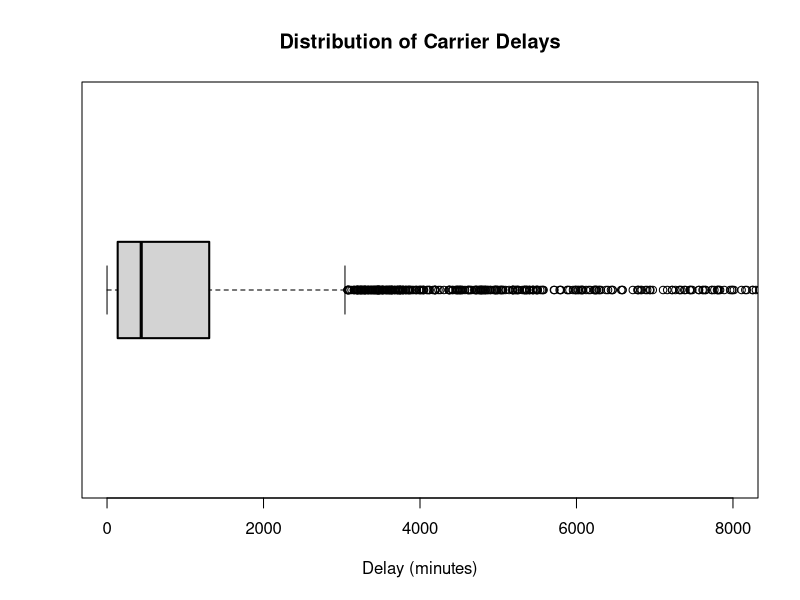
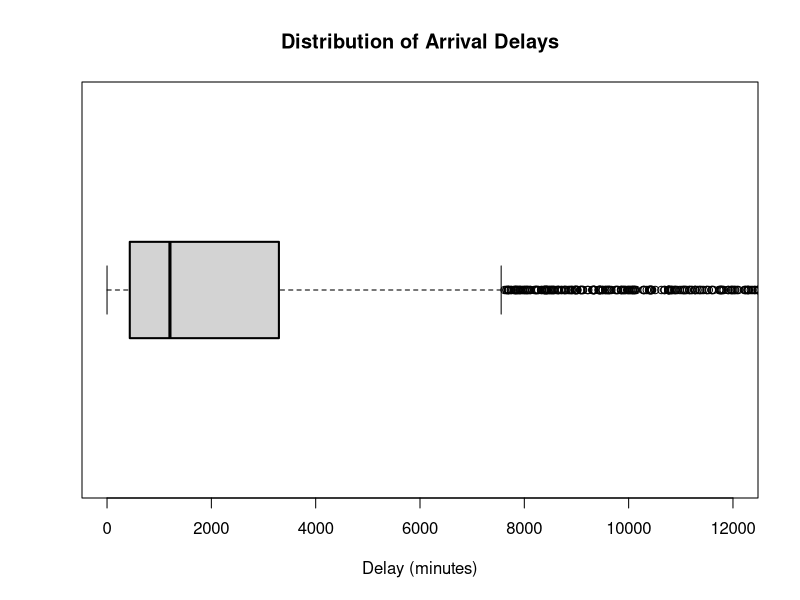
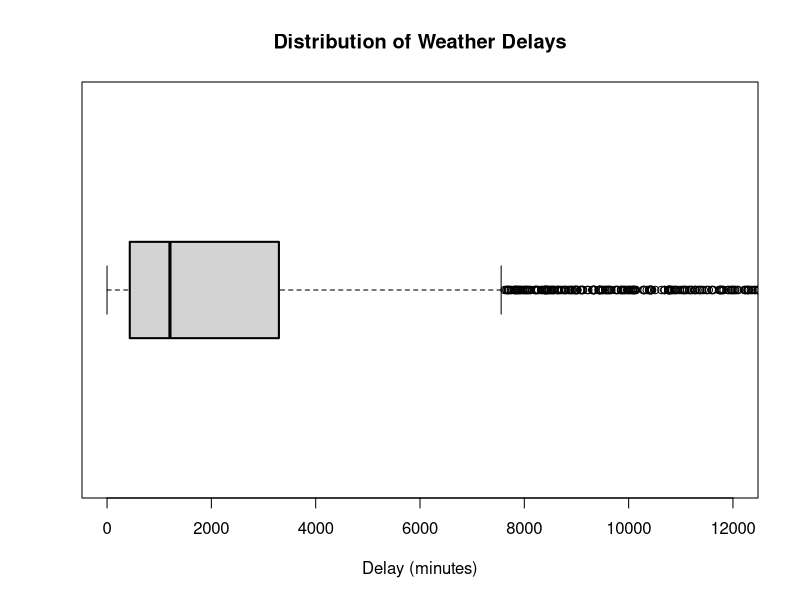
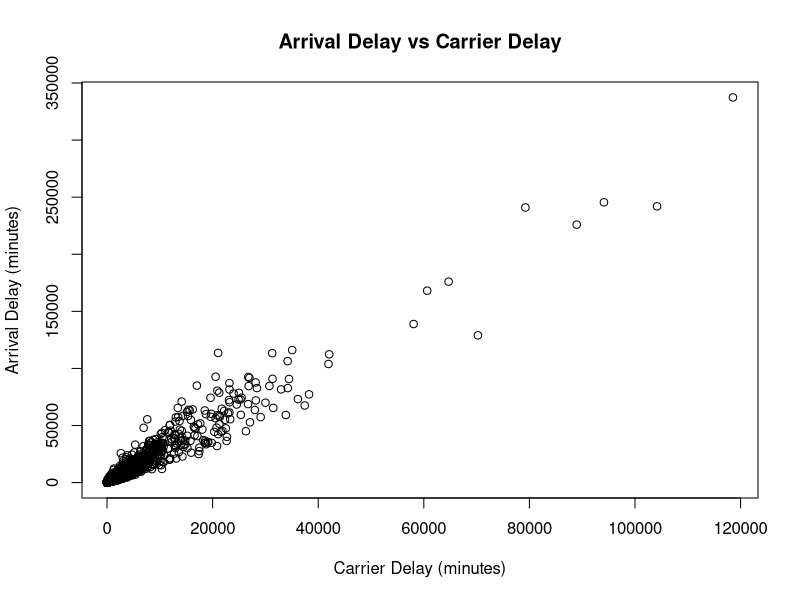
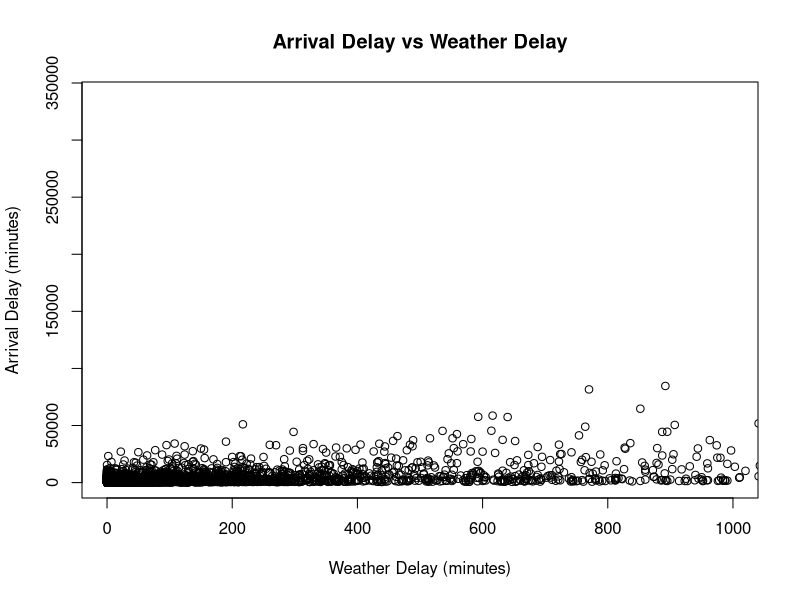

Here is the R script that generated these plots, in order:
## ---- chunk 1
knitr::opts_chunk$set(echo = TRUE)
## ---- chunk 2
library(dplyr)
library(ggplot2)
## ---- chunk 3
airlines_data <- read.csv("Airline_Delay_Cause.csv")
## ---- chunk 4
# Box Plot - carrier_delay
boxplot(airlines_data$carrier_delay, main = "Distribution of Carrier Delays", xlab = "Delay (minutes)" , 
        boxlwd = 2, outwex = 0.5, boxwex = 0.5 , outline = TRUE , horizontal = TRUE ,
        ylim=c(0,8000))

# Box Plot - arr_delay
boxplot(airlines_data$arr_delay, main = "Distribution of Arrival Delays", xlab = "Delay (minutes)" , 
        boxlwd = 2, outwex = 0.5, boxwex = 0.5 , outline = TRUE , horizontal = TRUE ,
        ylim=c(0,12000))

# Box Plot - arr_delay
boxplot(airlines_data$arr_delay, main = "Distribution of Weather Delays", xlab = "Delay (minutes)" , 
        boxlwd = 2, outwex = 0.5, boxwex = 0.5 , outline = TRUE , horizontal = TRUE ,
        ylim=c(0,12000))

# Scatter Plot
plot(airlines_data$carrier_delay, airlines_data$arr_delay, 
     main = "Arrival Delay vs Carrier Delay",
     xlab = "Carrier Delay (minutes)", ylab = "Arrival Delay (minutes)")

# Scatter Plot
plot(airlines_data$weather_delay, airlines_data$arr_delay, 
     main = "Arrival Delay vs Weather Delay",
     xlab = "Weather Delay (minutes)", ylab = "Arrival Delay (minutes)",
     xlim = c(0,1000))
## ---- chunk 5
# Select the relevant columns for the linear regression analysis
airlines_data_1m <- airlines_data %>%
select (arr_delay, carrier_delay, weather_delay, nas_delay, security_delay, late_aircraft_delay)

# Fit a linear regression model 
arr_carrier_model <- lm(arr_delay ~ carrier_delay , data = airlines_data_1m) 
arr_weather_model <- lm(arr_delay ~ weather_delay , data = airlines_data_1m) 
arr_nas_model <- lm(arr_delay ~ nas_delay , data = airlines_data_1m) 
arr_security_model <- lm(arr_delay ~ security_delay , data = airlines_data_1m)
arr_aircraft_model <- lm(arr_delay ~ late_aircraft_delay , data = airlines_data_1m) 

#Print the model summary 
print(summary(arr_carrier_model))
print(summary (arr_weather_model)) 
print (summary (arr_nas_model)) 
print (summary (arr_security_model)) 
print (summary (arr_aircraft_model))
## ---- chunk 6
delta <- subset(airlines_data, carrier_name == "Delta Air Lines Inc.")
american <- subset(airlines_data, carrier_name == "American Airlines Inc.")

# carrier_ct vs weather_ct
delta_table<- table (delta$carrier_ct, delta$weather_ct) 
american_table <- table(american$carrier_ct, american$weather_ct) 
chi_sq <- chisq.test(delta_table, american_table)
print(chi_sq)

#carrier_ct vs nas_ct
delta_table<- table (delta$carrier_ct, delta$nas_ct) 
american_table <- table(american$carrier_ct, american$nas_ct) 
chi_sq <- chisq.test(delta_table, american_table)
print(chi_sq)

#carrier_ct vs security_ct
delta_table <- table(delta$carrier_ct, delta$security_ct) 
american_table <- table (american$carrier_ct, american$security_ct) 
chi_sq <- chisq.test(delta_table, american_table)
print(chi_sq)

#carrier_ct vs late_aircraft_ct
delta_table <- table (delta$carrier_ct, delta$late_aircraft_ct) 
american_table <- table (american$carrier_ct, american$late_aircraft_ct) 
chi_sq <- chisq.test(delta_table, american_table)
print(chi_sq)
## ---- chunk 7
data <- airlines_data %>% 
  select(carrier_delay, weather_delay, nas_delay, security_delay, late_aircraft_delay)

correlation_matrix <- cor(data, use = "complete.obs")
print(correlation_matrix)
